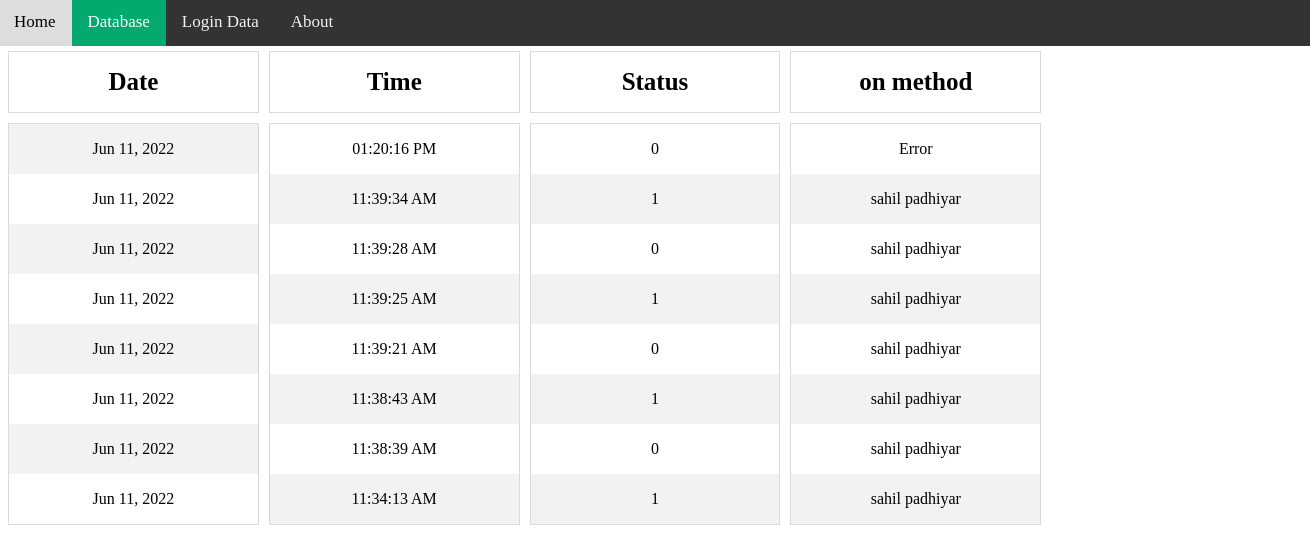
The app's page /datapage with its own data.
### app.py (models this page shows)
class motordata(db.Model):
    id =     db.Column(db.Integer,primary_key=True)
    date =   db.Column(db.String(1000))
    time =   db.Column(db.String(1000))
    status = db.Column(db.String(1000))
    onby =   db.Column(db.String(1000))

### app.py (the view)
@app.route('/datapage', methods=['GET', 'POST'])
def data_page():
    dates = db.session.query(motordata.date).all()
    times = db.session.query(motordata.time).all()
    state = db.session.query(motordata.status).all()
    onbye = db.session.query(motordata.onby).all()
    return render_template('datapage.html',data = dates[::-1] ,data1 = times[::-1],status = state[::-1],onby=onbye[::-1])

### templates/datapage.html (shortened to what this page needs)
<!DOCTYPE html>
<html>
<head>
</head>
<body>
  <div class="topnav" style="width: 110%;  margin-right: -10px; margin-left: -10px; margin-top: -10px;">
    <a  href="/home">Home</a>
    <a class="active"href="#Databse">Database</a>
    <a href="/data">Login Data</a>
    <a href="#about">About</a>
  </div>
  <div class="row">
    <div class="column">
      <table>
        <th style="font-size:25px">Date</th>
      </table>
    </div>
    <div class="column">
      <table>
          <th style="font-size:25px">Time</th>
      </table>
    </div>
    <div class="column">
      <table>
          <th style="font-size:25px">Status</th>
      </table>
    </div>
    <div class="column">
      <table>
          <th style="font-size:25px">on method</th>
      </table>
    </div>
  </div>
  <div class="row">
    <div class="column">
      <table class="table">
        {% for row in data %}
        <tr class="table_row">
          {% for cell in row %}
          <td class="table_cell">{{ cell }}</td>
          {% endfor%}
        </tr>
        {% endfor%}
      </table>
    </div>
    <div class="column">
      <table class="table">
        {% for row in data1 %}
        <tr class="table_row">
          {% for cell in row %}
          <td class="table_cell">{{ cell }}</td>
          {% endfor%}
        </tr>
        {% endfor%}
      </table>
    </div>
    <div class="column">
      <table class="table">
        {% for row in status %}
        <tr class="table_row">
          {% for cell in row %}
          <td class="table_cell">{{ cell }}</td>
          {% endfor%}
        </tr>
        {% endfor%}
      </table>
    </div>
    <div class="column">
      <table class="table">
        {% for row in onby %}
        <tr class="table_row">
          {% for cell in row %}
          <td class="table_cell">{{ cell }}</td>
          {% endfor%}
        </tr>
        {% endfor%}
      </table>
    </div>
  </div>
</body>
</html>

### templates/datapage.html (style rules this page uses)
* { box-sizing: border-box; }
.topnav { overflow: hidden; background-color: #333; }
.topnav a { float: left; color: #f2f2f2; text-align: center; padding: 14px 16px; text-decoration: none; font-size: 17px; }
.topnav a.active { background-color: #04AA6D; color: white; }
.row { margin-left: -5px; margin-right: -5px; }
.column { float: left; width: 20%; padding: 5px; }
.row::after { content: ""; clear: both; display: table; }
table { border-collapse: collapse; border-spacing: 1px ; width: 100%; border: 1px solid rgb(221, 217, 217); }
th, td { text-align: center; padding: 16px; }
tr:nth-child(even) { background-color: #f2f2f2; }

### records on screen
motordata: date "Jun 11, 2022", time "01:20:16 PM", onby "Error"
motordata: date "Jun 11, 2022", time "11:39:34 AM", onby "sahil padhiyar"
motordata: date "Jun 11, 2022", time "11:39:28 AM", onby "sahil padhiyar"
motordata: date "Jun 11, 2022", time "11:39:25 AM", onby "sahil padhiyar"
motordata: date "Jun 11, 2022", time "11:39:21 AM", onby "sahil padhiyar"
motordata: date "Jun 11, 2022", time "11:38:43 AM", onby "sahil padhiyar"
motordata: date "Jun 11, 2022", time "11:38:39 AM", onby "sahil padhiyar"
motordata: date "Jun 11, 2022", time "11:34:13 AM", onby "sahil padhiyar"

### other values on screen
{{ cell }} "0" "1" "0" "1" "0" "1" "0" "1"
